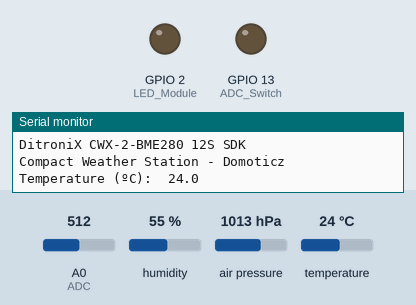
Bench run of a sketch on a simulated ESP8266 (Wemos D1 mini). Parts: output pins drawn as LEDs (lit = HIGH), the last lines printed to the serial monitor. The test bench sets the inputs (shaded band); at power-on: A0 (ADC) = 512, humidity 55 %, air pressure 1013 hPa, temperature 24 °C. WiFi joins after 1.5 s; servers stay silent unless stated.

Above: at 0.6 s.
At 1.7 s:
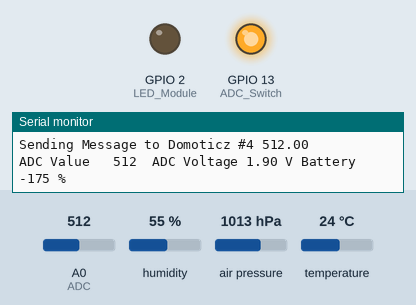
1.8 s: A0 (ADC) set to 992
At 3.6 s:
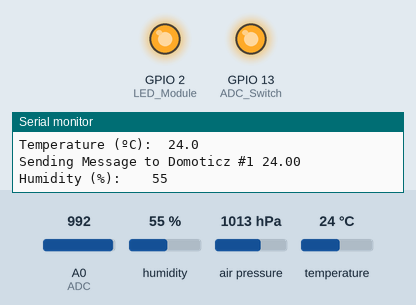
Timing chart, 0 to 12.4 s (numbered marks = the images above; inputs shaded):
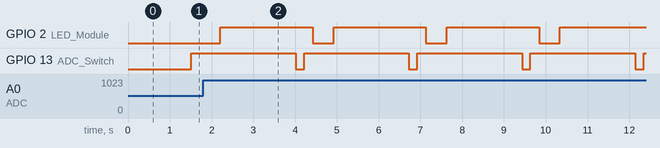

The sketch:

CWX-2-Test_Code_BME280_Bring_Up_Domoticz.ino
```cpp
/*
  Dave Williams, DitroniX 2019-2022 (ditronix.net)
  CWX-2 Compact Weather Station ESP8266 Series Board V2
  Features include ESP8266, CR123A, BME280, SFH2440 Light Sensor, USB D1 Flashing Compatible, Battery Sensor

  PCA 2212-202 - Compact Weather Station - Basic Bring Up Test Code - Send to Domoticz

  Simplified Board Bring Up and Test the BME280 and SFH2440 Light Sensor.  Matrix Test. Battery Voltage Test.  No Deep-Sleep Enabled. Send to Domoticz

  Remember!
  - Set the BOARD to ESP8266 DEV Module (Any Wemos D1 or similar).
  - You can also set the BAUD rate up to 921600 to speed up flashing.
  - The SDK does NOT need external power to flash.  It will take Power from the USB 5V.

  The purpose of this test code is to cycle through the various main functions of the board as part of bring up testing.

  This test code is OPEN SOURCE and formatted for easier viewing.  Although is is not intended for real world use, it may be freely used, or modified as needed.
  It is distributed on an "AS IS" BASIS, WITHOUT WARRANTIES OR CONDITIONS OF ANY KIND, either express or implied.

  Further information, details and examples can be found on our website wiki pages ditronix.net/wiki and github.com/DitroniX

  Example Output from USB 5V:
  Temperature (ºC):  21.6
  Sending Message to Domoticz #24 21.00
  Humidity (%):    48
  Sending Message to Domoticz #25 48.00
  Pressure (hPa): 1013
  Sending Message to Domoticz #26 1013.00
  Light: 244
  Sending Message to Domoticz #27 244.00
  ADC Value 	891	ADC Voltage 3.31 V Battery 177 % 	 (Probably DC Powered)
  Sending Message to Domoticz #28 3.31
*/

#include "Arduino.h"
#include "Wire.h"
#include <ESP8266WiFi.h>
#include <Adafruit_BME280.h>
#include <Adafruit_Sensor.h>

// ######### OBJECTS #########
Adafruit_BME280 bme;  //BME280 connect to ESP8266 I2C (GPIO 4 = SDA, GPIO 5 = SCL)  // BME280 0x76 | BMP280 0x76 |  BMP180 0x77

// ######### VARIABLES / DEFINES / STATIC #########

// App
String AppVersion = "v2.221226";
String AppBuild = "DitroniX CWX-2-BME280 12S SDK";
String AppName = "Compact Weather Station - Domoticz";

// Variables
char SensorResult[10];
float TemperatureC;
int Humidity;
int Pressure;
int LightMeter;

float ADC_Voltage;
float ADC_Calibration;
int Battery_Percentage;

// WiFi.  Setup with your Wirless Information
const char* ssid = "xxxx";      // network SSID (name)
const char* password = "xxxx";  // network password
String Hostname = "CWX-";              // Hostname Prefix
WiFiClient client;                         // Initialize the client library

// Domoticz Server info.  Setup with your Domoticz IP and Port
const char* domoticz_server = "0.0.0.0";  // IP Address
int port = 8080;                                //Domoticz port

// Set these values to the Domoticz Devices Indexes (IDX)
int dTemperature = 1;
int dHumidity = 2;
int dPressure = 3;
int dLight = 4;
int dBattery = 5;
int dTHB = 6;

/*
Example Devices
25	Dummy	14069		1	  CWX-Humidity		  Humidity	LaCrosse TX3	Humidity 0 %
27	Dummy	82027		1	  CWX-Light		      Lux	Lux	410 Lux
26	Dummy	00082026	1	CWX-Pressure		  General	Pressure	1007.0 Bar
24	Dummy	14068		1	  CWX-Temperature		Temp	LaCrosse TX3	10.0 C
29	Dummy	1406D		1	  CWX-THB			      Temp + Humidity + Baro	THB1 - BTHR918, BTHGN129
*/

// **************** IO ****************

// Define I2C (Expansion Port)
#define I2C_SDA 4
#define I2C_SCL 5

// **************** OUTPUTS ****************
#define LED_Module 2   // Define ESP Output Port LED - Disable if using Battery to save power
#define ADC_Switch 13  // Define NLAST4599 Digital Switch

// **************** INPUTS ****************
#define ADC A0  // Define ADC (0 DC - 1V DC)

// ######### FUNCTIONS #########

// Initialise WiFi
void InitialiseWiFi() {

  // Connect or reconnect to WiFi
  if (WiFi.status() != WL_CONNECTED) {
    Serial.println("Attempting to connect to " + String(ssid));

    WiFi.begin(ssid, password);
    WiFi.mode(WIFI_STA);
    WiFi.setAutoReconnect(true);
    WiFi.persistent(true);

    // Stabalise for slow Access Points
    delay(5000);
    //
    //    // Force Hostname
    //    Hostname = Hostname + WiFi.macAddress().substring(WiFi.macAddress().length() - 5, WiFi.macAddress().length());
    //    Hostname.replace(":", "");
    //    WiFi.setHostname(Hostname.c_str());

    // Wifi Information
    Serial.println("WiFi SSID \t " + String(ssid)) + "(Wifi Station Mode)";
    Serial.printf("WiFi IP \t %s\n", WiFi.localIP().toString().c_str());
    Serial.printf("WiFi GW \t %s\n", WiFi.gatewayIP().toString().c_str());
    Serial.printf("WiFi MASK \t %s\n", WiFi.subnetMask().toString().c_str());
    Serial.println("WiFi MAC \t " + WiFi.macAddress());
    Serial.printf("WiFi Hostname \t %s\n", WiFi.hostname().c_str());
    Serial.println("WiFi RSSI \t " + String(WiFi.RSSI()));
    Serial.println("");
  }
}

// Initialise BME280
void InitialiseTemperatureSensor() {
  if (!bme.begin(0x76)) {
    Serial.println("Could not find a valid BME280 sensor, check wiring!");
    // while (1);
  }
}

// Map float values to percentages
float MapValues(float x, float DC_Min, float DC_Max, float Percentage_Min, float Percentage_Max) {
  return (x - DC_Min) * (Percentage_Max - Percentage_Min) / (DC_Max - DC_Min) + Percentage_Min;
}

// Publish to Domoticz
void PublishDomoticz(int Sensor_Index, float Sensor_Value) {
  if (client.connect(domoticz_server, port)) {
    Serial.print("Sending Message to Domoticz #");
    Serial.print(Sensor_Index);
    Serial.print(" ");
    Serial.println(Sensor_Value);

    client.print("GET /json.htm?type=command&param=udevice&idx=");
    client.print(Sensor_Index);

    client.print("&svalue=");
    client.print(Sensor_Value);

    client.println(" HTTP/1.1");
    client.print("Host: ");
    client.print(domoticz_server);
    client.print(":");

    client.println(port);
    client.println("User-Agent: Arduino-ethernet");
    client.println("Connection: close");
    client.println();

    client.stop();
  } else {
    Serial.println("Not Connected");
    InitialiseWiFi();
  }
}

// Publish to Domoticz
void PublishDomoticzTHB(int Sensor_Index) {
  if (client.connect(domoticz_server, port)) {
    Serial.print("Sending THB Message to Domoticz #");
    Serial.print(Sensor_Index);

    client.print("GET /json.htm?type=command&param=udevice&idx=");
    client.print(Sensor_Index);

    client.print("&svalue=");
    client.print(String(TemperatureC));
    client.print(";");
    client.print(String(Humidity));
    client.print(";0;");
    client.print(String(Pressure));
    client.print(";0");

    client.println(" HTTP/1.1");
    client.print("Host: ");
    client.print(domoticz_server);
    client.print(":");

    client.println(port);
    client.println("User-Agent: Arduino-ethernet");
    client.println("Connection: close");
    client.println();

    client.stop();
  } else {
    Serial.println("Not Connected");
    InitialiseWiFi();
  }
}

// ######### SETUP #########
void setup() {

  //Stabalise
  delay(500);

  // Initialize UART:
  Serial.begin(115200, SERIAL_8N1);  //115200
  while (!Serial)
    ;
  Serial.println("");
  Serial.println(AppVersion + " Initialized");
  Serial.println(AppBuild);
  Serial.println(AppName);
  Serial.println("");

  // LED
  pinMode(LED_Module, OUTPUT);

  // NLAST4599
  pinMode(ADC_Switch, OUTPUT);

  // Initialize I2C
  Wire.begin(I2C_SDA, I2C_SCL);

  InitialiseTemperatureSensor();

  Serial.println("");
}

// ######### LOOP #########
void loop() {

  // Get Temperature ºC and round to 1 decimal place
  TemperatureC = bme.readTemperature();
  dtostrf(TemperatureC, 5, 1, SensorResult);
  sprintf(SensorResult, "%s", SensorResult);
  Serial.print("Temperature (ºC): ");
  Serial.println(SensorResult);
  PublishDomoticz(dTemperature, int(TemperatureC));

  // Get Humity % and round to no decimal places
  Humidity = round(bme.readHumidity());
  dtostrf(Humidity, 5, 0, SensorResult);
  Serial.print("Humidity (%): ");
  Serial.println(SensorResult);
  PublishDomoticz(dHumidity, int(Humidity));

  // Get Pressure and round to no decimal places
  Pressure = (bme.readPressure() / 100.0F);
  Pressure = round(Pressure);
  Serial.print("Pressure (hPa): ");
  Serial.println(Pressure);
  PublishDomoticz(dPressure, int(Pressure));

  PublishDomoticzTHB(dTHB);

  // Get Light Reading
  digitalWrite(ADC_Switch, LOW);
  LightMeter = analogRead(ADC);
  Serial.print("Light: ");
  Serial.print(LightMeter);  // data output from the photoresistor (0-1024)
  Serial.println("");
  PublishDomoticz(dLight, LightMeter);

  // Read Battery or 3V3 Voltage
  digitalWrite(ADC_Switch, HIGH);  // Set ADC to Battery 3V3
  ADC_Calibration = 3.798;         // Adjust as needed for final calibration of ADC_Voltage (Battery 3V3).
  ADC_Voltage = (analogRead(ADC) * ADC_Calibration) / 1024;

  // Update the displayed info
  Serial.print("ADC Value \t");
  Serial.print(analogRead(ADC));

  Serial.print("\tADC Voltage ");
  Serial.print(ADC_Voltage);
  Serial.print(" V ");

  Battery_Percentage = MapValues(ADC_Voltage, 2.6, 3.0, 0, 100);  // Typically 2.6V Minimum and 3.0 Maximum

  Serial.print("Battery ");
  Serial.print(Battery_Percentage);
  Serial.print(" % ");

  if (Battery_Percentage > 100) {
    Serial.print("\t (Probably DC Powered)");
  }

  Serial.println("\n");
  PublishDomoticz(dBattery, ADC_Voltage);

  // Hearbeat LED (Temporary during development)
  digitalWrite(LED_Module, LOW);   // turn the LED on (HIGH is the voltage level)
  delay(500);                      // wait for a second
  digitalWrite(LED_Module, HIGH);  // turn the LED off by making the voltage LOW

  // Loop Delay
  delay(1000);
}
```

Measured:
- by itself, GPIO 2 (LED_Module): alternates HIGH for 2.2 s and LOW for 0.50 s
- by itself, GPIO 13 (ADC_Switch): alternates HIGH for 2.5 s and LOW for 0.20 s
